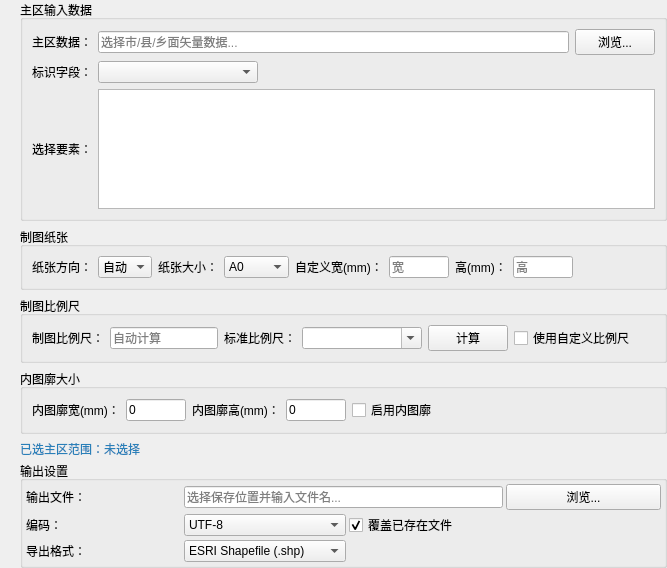
         <widget class="QWidget" name="page_mainArea">
          <layout class="QVBoxLayout" name="verticalLayout_pageMainArea">
           <property name="spacing">
            <number>3</number>
           </property>
           <property name="leftMargin">
            <number>20</number>
           </property>
           <property name="topMargin">
            <number>0</number>
           </property>
           <property name="rightMargin">
            <number>0</number>
           </property>
           <property name="bottomMargin">
            <number>0</number>
           </property>
           <item>
            <widget class="QWidget" name="widget_mainAreaPanel">
             <layout class="QVBoxLayout" name="verticalLayout_mainArea">
              <property name="spacing">
               <number>6</number>
              </property>
              <property name="leftMargin">
               <number>0</number>
              </property>
              <property name="topMargin">
               <number>0</number>
              </property>
              <property name="rightMargin">
               <number>0</number>
              </property>
              <property name="bottomMargin">
               <number>0</number>
              </property>
              <item>
               <widget class="QGroupBox" name="groupBox_mainAreaInput">
                <property name="title">
                 <string>主区输入数据</string>
                </property>
                <layout class="QVBoxLayout" name="verticalLayout_mainAreaInput">
                 <property name="spacing">
                  <number>6</number>
                 </property>
                 <item>
                  <layout class="QHBoxLayout" name="horizontalLayout_mainAreaPath">
                   <property name="spacing">
                    <number>6</number>
                   </property>
                   <item>
                    <widget class="QLabel" name="label_mainAreaPath">
                     <property name="text">
                      <string>主区数据：</string>
                     </property>
                    </widget>
                   </item>
                   <item>
                    <widget class="QLineEdit" name="lineEdit_mainAreaPath">
                     <property name="placeholderText">
                      <string>选择市/县/乡面矢量数据...</string>
                     </property>
                    </widget>
                   </item>
                   <item>
                    <widget class="QPushButton" name="Button_BrowseMainArea">
                     <property name="minimumSize">
                      <size>
                       <width>70</width>
                       <height>0</height>
                      </size>
                     </property>
                     <property name="text">
                      <string>浏览...</string>
                     </property>
                    </widget>
                   </item>
                  </layout>
                 </item>
                 <item>
                  <layout class="QHBoxLayout" name="horizontalLayout_mainAreaField">
                   <property name="spacing">
                    <number>6</number>
                   </property>
                   <item>
                    <widget class="QLabel" name="label_mainAreaField">
                     <property name="text">
                      <string>标识字段：</string>
                     </property>
                    </widget>
                   </item>
                   <item>
                    <widget class="QComboBox" name="comboBox_mainAreaField">
                     <property name="minimumSize">
                      <size>
                       <width>160</width>
                       <height>0</height>
                      </size>
                     </property>
                    </widget>
                   </item>
                   <item>
                    <spacer name="horizontalSpacer_mainAreaField">
                     <property name="orientation">
                      <enum>Qt::Horizontal</enum>
                     </property>
                     <property name="sizeHint" stdset="0">
                      <size>
                       <width>40</width>
                       <height>20</height>
                      </size>
                     </property>
                    </spacer>
                   </item>
                  </layout>
                 </item>
                 <item>
                  <layout class="QHBoxLayout" name="horizontalLayout_mainAreaFeatures">
                   <property name="spacing">
                    <number>6</number>
                   </property>
                   <item>
                    <widget class="QLabel" name="label_mainAreaFeatures">
                     <property name="text">
                      <string>选择要素：</string>
                     </property>
                    </widget>
                   </item>
                   <item>
                    <widget class="QListWidget" name="listWidget_mainAreaFeatures">
                     <property name="minimumSize">
                      <size>
                       <width>0</width>
                       <height>80</height>
                      </size>
                     </property>
                     <property name="maximumSize">
                      <size>
                       <width>16777215</width>
                       <height>120</height>
                      </size>
                     </property>
                     <property name="selectionMode">
                      <enum>QAbstractItemView::SingleSelection</enum>
                     </property>
                    </widget>
                   </item>
                  </layout>
                 </item>
                </layout>
               </widget>
              </item>
              <item>
               <widget class="QGroupBox" name="groupBox_mainAreaPaper">
                <property name="title">
                 <string>制图纸张</string>
                </property>
                <layout class="QHBoxLayout" name="horizontalLayout_mainAreaPaper">
                 <property name="spacing">
                  <number>6</number>
                 </property>
                 <item>
                  <widget class="QLabel" name="label_paperOrientation">
                   <property name="text">
                    <string>纸张方向：</string>
                   </property>
                  </widget>
                 </item>
                 <item>
                  <widget class="QComboBox" name="comboBox_paperOrientation">
                   <item>
                    <property name="text">
                     <string>自动</string>
                    </property>
                   </item>
                   <item>
                    <property name="text">
                     <string>横向</string>
                    </property>
                   </item>
                   <item>
                    <property name="text">
                     <string>纵向</string>
                    </property>
                   </item>
                  </widget>
                 </item>
                 <item>
                  <widget class="QLabel" name="label_paperSize">
                   <property name="text">
                    <string>纸张大小：</string>
                   </property>
                  </widget>
                 </item>
                 <item>
                  <widget class="QComboBox" name="comboBox_paperSize">
                   <item>
                    <property name="text">
                     <string>A0</string>
                    </property>
                   </item>
                   <item>
                    <property name="text">
                     <string>A1</string>
                    </property>
                   </item>
                   <item>
                    <property name="text">
                     <string>A2</string>
                    </property>
                   </item>
                   <item>
                    <property name="text">
                     <string>A3</string>
                    </property>
                   </item>
                   <item>
                    <property name="text">
                     <string>自定义</string>
                    </property>
                   </item>
                  </widget>
                 </item>
                 <item>
                  <widget class="QLabel" name="label_customPaperWidth">
                   <property name="text">
                    <string>自定义宽(mm)：</string>
                   </property>
                  </widget>
                 </item>
                 <item>
                  <widget class="QLineEdit" name="lineEdit_customPaperWidth">
                   <property name="maximumSize">
                    <size>
                     <width>60</width>
                     <height>16777215</height>
                    </size>
                   </property>
                   <property name="placeholderText">
                    <string>宽</string>
                   </property>
                  </widget>
                 </item>
                 <item>
                  <widget class="QLabel" name="label_customPaperHeight">
                   <property name="text">
                    <string>高(mm)：</string>
                   </property>
                  </widget>
                 </item>
                 <item>
                  <widget class="QLineEdit" name="lineEdit_customPaperHeight">
                   <property name="maximumSize">
                    <size>
                     <width>60</width>
                     <height>16777215</height>
                    </size>
                   </property>
                   <property name="placeholderText">
                    <string>高</string>
                   </property>
                  </widget>
                 </item>
                 <item>
                  <spacer name="horizontalSpacer_mainAreaPaper">
                   <property name="orientation">
                    <enum>Qt::Horizontal</enum>
                   </property>
                   <property name="sizeHint" stdset="0">
                    <size>
                     <width>40</width>
                     <height>20</height>
                    </size>
                   </property>
                  </spacer>
                 </item>
                </layout>
               </widget>
              </item>
              <item>
               <widget class="QGroupBox" name="groupBox_mainAreaScale">
                <property name="title">
                 <string>制图比例尺</string>
                </property>
                <layout class="QHBoxLayout" name="horizontalLayout_mainAreaScale">
                 <property name="spacing">
                  <number>6</number>
                 </property>
                 <item>
                  <widget class="QLabel" name="label_actualScale">
                   <property name="text">
                    <string>制图比例尺：</string>
                   </property>
                  </widget>
                 </item>
                 <item>
                  <widget class="QLineEdit" name="lineEdit_actualScale">
                   <property name="readOnly">
                    <bool>false</bool>
                   </property>
                   <property name="placeholderText">
                    <string>自动计算</string>
                   </property>
                  </widget>
                 </item>
                 <item>
                  <widget class="QLabel" name="label_standardScale">
                   <property name="text">
                    <string>标准比例尺：</string>
                   </property>
                  </widget>
                 </item>
                 <item>
                  <widget class="QComboBox" name="comboBox_standardScale">
                   <property name="minimumSize">
                    <size>
                     <width>120</width>
                     <height>0</height>
                    </size>
                   </property>
                   <property name="editable">
                    <bool>true</bool>
                   </property>
                  </widget>
                 </item>
                 <item>
                  <widget class="QPushButton" name="Button_CalculateScale">
                   <property name="minimumSize">
                    <size>
                     <width>70</width>
                     <height>0</height>
                    </size>
                   </property>
                   <property name="text">
                    <string>计算</string>
                   </property>
                  </widget>
                 </item>
                 <item>
                  <widget class="QCheckBox" name="checkBox_useCustomScale">
                   <property name="text">
                    <string>使用自定义比例尺</string>
                   </property>
                  </widget>
                 </item>
                 <item>
                  <spacer name="horizontalSpacer_mainAreaScale">
                   <property name="orientation">
                    <enum>Qt::Horizontal</enum>
                   </property>
                   <property name="sizeHint" stdset="0">
                    <size>
                     <width>20</width>
                     <height>20</height>
                    </size>
                   </property>
                  </spacer>
                 </item>
                </layout>
               </widget>
              </item>
              <item>
               <widget class="QGroupBox" name="groupBox_innerClip">
                <property name="title">
                 <string>内图廓大小</string>
                </property>
                <layout class="QHBoxLayout" name="horizontalLayout_innerClip">
                 <property name="spacing">
                  <number>6</number>
                 </property>
                 <item>
                  <widget class="QLabel" name="label_innerClipWidth">
                   <property name="text">
                    <string>内图廓宽(mm)：</string>
                   </property>
                  </widget>
                 </item>
                 <item>
                  <widget class="QLineEdit" name="lineEdit_innerClipWidth">
                   <property name="maximumSize">
                    <size>
                     <width>60</width>
                     <height>16777215</height>
                    </size>
                   </property>
                   <property name="placeholderText">
                    <string>0</string>
                   </property>
                   <property name="text">
                    <string>0</string>
                   </property>
                  </widget>
                 </item>
                 <item>
                  <widget class="QLabel" name="label_innerClipHeight">
                   <property name="text">
                    <string>内图廓高(mm)：</string>
                   </property>
                  </widget>
                 </item>
                 <item>
                  <widget class="QLineEdit" name="lineEdit_innerClipHeight">
                   <property name="maximumSize">
                    <size>
                     <width>60</width>
                     <height>16777215</height>
                    </size>
                   </property>
                   <property name="placeholderText">
                    <string>0</string>
                   </property>
                   <property name="text">
                    <string>0</string>
                   </property>
                  </widget>
                 </item>
                 <item>
                  <widget class="QCheckBox" name="checkBox_enableInnerClip">
                   <property name="text">
                    <string>启用内图廓</string>
                   </property>
                  </widget>
                 </item>
                 <item>
                  <spacer name="horizontalSpacer_innerClip">
                   <property name="orientation">
                    <enum>Qt::Horizontal</enum>
                   </property>
                   <property name="sizeHint" stdset="0">
                    <size>
                     <width>40</width>
                     <height>20</height>
                    </size>
                   </property>
                  </spacer>
                 </item>
                </layout>
               </widget>
              </item>
              <item>
               <widget class="QLabel" name="label_mainAreaExtentSummary">
                <property name="styleSheet">
                 <string notr="true">color:#2980b9;</string>
                </property>
                <property name="text">
                 <string>已选主区范围：未选择</string>
                </property>
               </widget>
              </item>
             </layout>
            </widget>
           </item>
           <item>
            <widget class="QGroupBox" name="groupBox_output_mainArea">
             <property name="title">
              <string>输出设置</string>
             </property>
             <layout class="QGridLayout" name="gridLayout_output_mainArea">
              <property name="spacing">
               <number>3</number>
              </property>
              <property name="leftMargin">
               <number>3</number>
              </property>
              <property name="topMargin">
               <number>3</number>
              </property>
              <property name="rightMargin">
               <number>3</number>
              </property>
              <property name="bottomMargin">
               <number>3</number>
              </property>
              <item row="0" column="0">
               <widget class="QLabel" name="label_outputPath_mainArea">
                <property name="text">
                 <string>输出文件：</string>
                </property>
               </widget>
              </item>
              <item row="0" column="1" colspan="2">
               <widget class="QLineEdit" name="lineEdit_outputPath_mainArea">
                <property name="placeholderText">
                 <string>选择保存位置并输入文件名...</string>
                </property>
               </widget>
              </item>
              <item row="0" column="3">
               <widget class="QPushButton" name="Button_BrowseOutput_mainArea">
                <property name="text">
                 <string>浏览...</string>
                </property>
                <property name="minimumSize">
                 <size>
                  <width>70</width>
                  <height>0</height>
                 </size>
                </property>
               </widget>
              </item>
              <item row="1" column="0">
               <widget class="QLabel" name="label_encoding_mainArea">
                <property name="text">
                 <string>编码：</string>
                </property>
               </widget>
              </item>
              <item row="1" column="1">
               <widget class="QComboBox" name="comboBox_encoding_mainArea">
                <item>
                 <property name="text">
                  <string>UTF-8</string>
                 </property>
                </item>
                <item>
                 <property name="text">
                  <string>GBK</string>
                 </property>
                </item>
                <item>
                 <property name="text">
                  <string>GB2312</string>
                 </property>
                </item>
                <item>
                 <property name="text">
                  <string>ISO-8859-1</string>
                 </property>
                </item>
               </widget>
              </item>
           <item row="1" column="2" colspan="2">
            <widget class="QCheckBox" name="checkBox_overwrite_mainArea">
             <property name="text">
              <string>覆盖已存在文件</string>
             </property>
             <property name="checked">
              <bool>true</bool>
             </property>
            </widget>
           </item>
           <item row="2" column="0">
            <widget class="QLabel" name="label_dbFormat_mainArea">
             <property name="text">
              <string>导出格式：</string>
             </property>
            </widget>
           </item>
           <item row="2" column="1">
            <widget class="QComboBox" name="comboBox_dbFormat_mainArea">
             <item>
              <property name="text">
               <string>ESRI Shapefile (.shp)</string>
              </property>
             </item>
             <item>
              <property name="text">
               <string>File Geodatabase (.gdb)</string>
              </property>
             </item>
             <item>
              <property name="text">
               <string>GeoPackage (.gpkg)</string>
              </property>
             </item>
            </widget>
           </item>
             </layout>
            </widget>
           </item>
          </layout>
         </widget>
